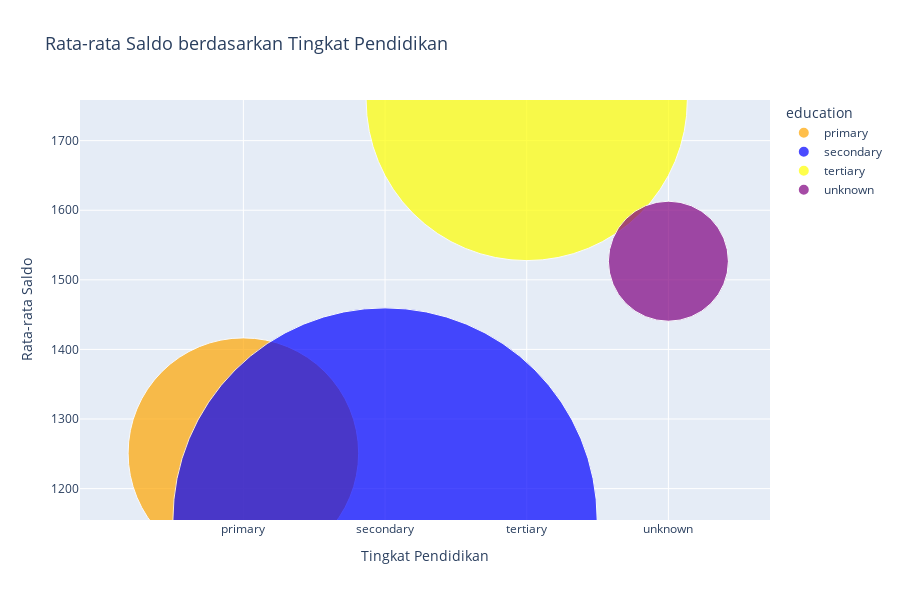

This figure's notebook cell:
### Markdown cell above
## **Rata-rata Saldo berdasarkan Tingkat Pendidikan**

### Code cell
# Menghitung rata-rata saldo untuk setiap kategori pendidikan
education_balance = dfa.groupby('education')['balance'].mean().reset_index()

# Menghitung frekuensi untuk setiap kategori pendidikan
education_counts = dfa['education'].value_counts().reset_index()
education_counts.columns = ['education', 'count']

# Menggabungkan rata-rata saldo dan frekuensi
education_summary = pd.merge(education_balance, education_counts, on='education')

# Daftar warna
colors = ['orange', 'blue', 'yellow', 'purple']

# Membuat bubble chart menggunakan Plotly
fig = px.scatter(
    education_summary, 
    x='education', 
    y='balance', 
    size='count', 
    color='education', 
    size_max=300,  # Ukuran maksimum bubble
    hover_name='education', 
    title='Rata-rata Saldo berdasarkan Tingkat Pendidikan',
    color_discrete_sequence=colors
)

# Menampilkan plot dengan ukuran yang serupa dengan Matplotlib
fig.update_layout(
    width=900,
    height=600,
    xaxis_title="Tingkat Pendidikan",
    yaxis_title="Rata-rata Saldo",
    title_font_size=18
)

# Menampilkan plot interaktif
fig.show()

### Figure 1 — Plotly figure (JSON) as saved in the notebook; plotly's stock layout.template omitted (floating-point values rounded to 4 significant figures)
{"data": [{"hovertemplate": "<b>%{hovertext}</b><br><br>education=%{x}<br>balance=%{y}<br>count=%{marker.size}<extra></extra>", "hovertext": ["primary"], "legendgroup": "primary", "marker": {"color": "orange", "size": [6851], "sizemode": "area", "sizeref": 0.2578, "symbol": "circle"}, "mode": "markers", "name": "primary", "orientation": "v", "showlegend": true, "type": "scatter", "x": ["primary"], "xaxis": "x", "y": [1251.0], "yaxis": "y"}, {"hovertemplate": "<b>%{hovertext}</b><br><br>education=%{x}<br>balance=%{y}<br>count=%{marker.size}<extra></extra>", "hovertext": ["secondary"], "legendgroup": "secondary", "marker": {"color": "blue", "size": [23202], "sizemode": "area", "sizeref": 0.2578, "symbol": "circle"}, "mode": "markers", "name": "secondary", "orientation": "v", "showlegend": true, "type": "scatter", "x": ["secondary"], "xaxis": "x", "y": [1155.0], "yaxis": "y"}, {"hovertemplate": "<b>%{hovertext}</b><br><br>education=%{x}<br>balance=%{y}<br>count=%{marker.size}<extra></extra>", "hovertext": ["tertiary"], "legendgroup": "tertiary", "marker": {"color": "yellow", "size": [13301], "sizemode": "area", "sizeref": 0.2578, "symbol": "circle"}, "mode": "markers", "name": "tertiary", "orientation": "v", "showlegend": true, "type": "scatter", "x": ["tertiary"], "xaxis": "x", "y": [1758.0], "yaxis": "y"}, {"hovertemplate": "<b>%{hovertext}</b><br><br>education=%{x}<br>balance=%{y}<br>count=%{marker.size}<extra></extra>", "hovertext": ["unknown"], "legendgroup": "unknown", "marker": {"color": "purple", "size": [1857], "sizemode": "area", "sizeref": 0.2578, "symbol": "circle"}, "mode": "markers", "name": "unknown", "orientation": "v", "showlegend": true, "type": "scatter", "x": ["unknown"], "xaxis": "x", "y": [1527.0], "yaxis": "y"}], "layout": {"height": 600, "legend": {"itemsizing": "constant", "title": {"text": "education"}, "tracegroupgap": 0}, "title": {"font": {"size": 18}, "text": "Rata-rata Saldo berdasarkan Tingkat Pendidikan"}, "width": 900, "xaxis": {"anchor": "y", "categoryarray": ["primary", "secondary", "tertiary", "unknown"], "categoryorder": "array", "domain": [0, 1], "title": {"text": "Tingkat Pendidikan"}}, "yaxis": {"anchor": "x", "domain": [0, 1], "title": {"text": "Rata-rata Saldo"}}}}
